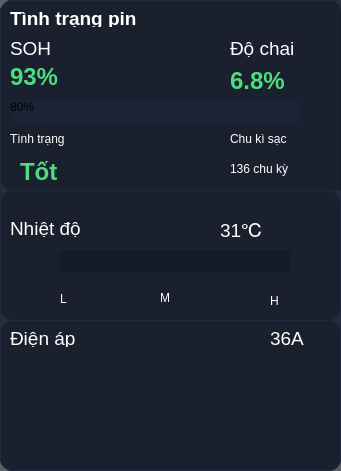
  <widget class="QFrame" name="frame_6">
   <property name="geometry">
    <rect>
     <x>690</x>
     <y>60</y>
     <width>341</width>
     <height>471</height>
    </rect>
   </property>
   <property name="styleSheet">
    <string notr="true">QFrame {
    background-color: rgba(20, 26, 38, 0.7); /* Màu xanh đen trong suốt */
    border: 1px solid #1f2a3a; /* Viền xanh sáng mờ */
    border-radius: 12px; /* Bo góc mềm mại */
}</string>
   </property>
   <property name="frameShape">
    <enum>QFrame::StyledPanel</enum>
   </property>
   <property name="frameShadow">
    <enum>QFrame::Raised</enum>
   </property>
   <widget class="QFrame" name="frame_10">
    <property name="geometry">
     <rect>
      <x>0</x>
      <y>320</y>
      <width>341</width>
      <height>151</height>
     </rect>
    </property>
    <property name="styleSheet">
     <string notr="true">QFrame {
    background-color: rgba(20, 26, 38, 0.7); /* Màu xanh đen trong suốt */
    border: 1px solid #1f2a3a; /* Viền xanh sáng mờ */
    border-radius: 12px; /* Bo góc mềm mại */
}
/* Phép thuật biến hóa toàn bộ chữ trong khung */
QLabel {
    background-color: transparent;
    border: none;
    color: #ffffff; /* Đặt màu trắng làm mặc định cho các chữ */
}</string>
    </property>
    <property name="frameShape">
     <enum>QFrame::StyledPanel</enum>
    </property>
    <property name="frameShadow">
     <enum>QFrame::Raised</enum>
    </property>
    <widget class="QLabel" name="label_22">
     <property name="geometry">
      <rect>
       <x>10</x>
       <y>10</y>
       <width>121</width>
       <height>17</height>
      </rect>
     </property>
     <property name="font">
      <font>
       <pointsize>14</pointsize>
      </font>
     </property>
     <property name="text">
      <string>Điện áp</string>
     </property>
    </widget>
    <widget class="QLabel" name="txt_total_volt">
     <property name="geometry">
      <rect>
       <x>270</x>
       <y>10</y>
       <width>51</width>
       <height>17</height>
      </rect>
     </property>
     <property name="font">
      <font>
       <pointsize>14</pointsize>
      </font>
     </property>
     <property name="text">
      <string>36A</string>
     </property>
    </widget>
    <widget class="QWidget" name="chart_voltage" native="true">
     <property name="geometry">
      <rect>
       <x>10</x>
       <y>40</y>
       <width>311</width>
       <height>101</height>
      </rect>
     </property>
    </widget>
   </widget>
   <widget class="QFrame" name="frame_11">
    <property name="geometry">
     <rect>
      <x>0</x>
      <y>0</y>
      <width>350</width>
      <height>191</height>
     </rect>
    </property>
    <property name="styleSheet">
     <string notr="true">QFrame {
    background-color: rgba(20, 26, 38, 0.7); /* Màu xanh đen trong suốt */
    border: 1px solid #1f2a3a; /* Viền xanh sáng mờ */
    border-radius: 12px; /* Bo góc mềm mại */
}
/* Phép thuật biến hóa toàn bộ chữ trong khung */
QLabel {
    background-color: transparent;
    border: none;
    color: #ffffff; /* Đặt màu trắng làm mặc định cho các chữ */
}</string>
    </property>
    <property name="frameShape">
     <enum>QFrame::StyledPanel</enum>
    </property>
    <property name="frameShadow">
     <enum>QFrame::Raised</enum>
    </property>
    <widget class="QLabel" name="label_24">
     <property name="geometry">
      <rect>
       <x>10</x>
       <y>10</y>
       <width>141</width>
       <height>17</height>
      </rect>
     </property>
     <property name="font">
      <font>
       <pointsize>14</pointsize>
       <weight>75</weight>
       <italic>false</italic>
       <bold>true</bold>
       <underline>false</underline>
       <strikeout>false</strikeout>
      </font>
     </property>
     <property name="text">
      <string>Tình trạng pin</string>
     </property>
    </widget>
    <widget class="QLabel" name="label_25">
     <property name="geometry">
      <rect>
       <x>10</x>
       <y>40</y>
       <width>67</width>
       <height>17</height>
      </rect>
     </property>
     <property name="font">
      <font>
       <pointsize>14</pointsize>
      </font>
     </property>
     <property name="text">
      <string>SOH</string>
     </property>
    </widget>
    <widget class="QLabel" name="label_26">
     <property name="geometry">
      <rect>
       <x>230</x>
       <y>40</y>
       <width>81</width>
       <height>17</height>
      </rect>
     </property>
     <property name="font">
      <font>
       <pointsize>14</pointsize>
      </font>
     </property>
     <property name="text">
      <string>Độ chai</string>
     </property>
    </widget>
    <widget class="QProgressBar" name="bar_soh_total">
     <property name="geometry">
      <rect>
       <x>10</x>
       <y>100</y>
       <width>291</width>
       <height>23</height>
      </rect>
     </property>
     <property name="styleSheet">
      <string notr="true">/* Rãnh pin (Phần nền chưa sạc) */
QProgressBar {
    background-color: #1a2436; /* Xanh đen tối màu, chìm vào nền */
    border: none;
    border-radius: 2px;
}

/* Lõi pin (Phần dung lượng phát sáng) */
QProgressBar::chunk {
    /* Dải gradient chuyển từ màu xanh lá đậm sang xanh lá dạ quang (Neon) */
    background-color: qlineargradient(x1:0, y1:0, x2:1, y2:0, 
        stop:0 #22c55e, 
        stop:1 #4ade80);
    border-radius: 2px;
}</string>
     </property>
     <property name="value">
      <number>80</number>
     </property>
    </widget>
    <widget class="QLabel" name="txt_soh_total">
     <property name="geometry">
      <rect>
       <x>10</x>
       <y>66</y>
       <width>67</width>
       <height>21</height>
      </rect>
     </property>
     <property name="font">
      <font>
       <pointsize>-1</pointsize>
       <weight>75</weight>
       <bold>true</bold>
      </font>
     </property>
     <property name="styleSheet">
      <string notr="true">QLabel {
    color: #4ade80; /* Màu xanh lá dạ quang rực rỡ */
    background-color: transparent; /* Tẩy viền/nền xám */
    font-weight: bold;
    font-size: 24px; /* Phóng to số lên nếu cần */
}</string>
     </property>
     <property name="text">
      <string>93%</string>
     </property>
     <property name="wordWrap">
      <bool>false</bool>
     </property>
    </widget>
    <widget class="QLabel" name="txt_degradation">
     <property name="geometry">
      <rect>
       <x>230</x>
       <y>70</y>
       <width>71</width>
       <height>21</height>
      </rect>
     </property>
     <property name="font">
      <font>
       <pointsize>-1</pointsize>
       <weight>75</weight>
       <bold>true</bold>
      </font>
     </property>
     <property name="styleSheet">
      <string notr="true">QLabel {
    color: #4ade80; /* Màu xanh lá dạ quang rực rỡ */
    background-color: transparent; /* Tẩy viền/nền xám */
    font-weight: bold;
    font-size: 24px; /* Phóng to số lên nếu cần */
}</string>
     </property>
     <property name="text">
      <string>6.8%</string>
     </property>
    </widget>
    <widget class="QLabel" name="label_29">
     <property name="geometry">
      <rect>
       <x>10</x>
       <y>130</y>
       <width>81</width>
       <height>17</height>
      </rect>
     </property>
     <property name="text">
      <string>Tình trạng</string>
     </property>
    </widget>
    <widget class="QLabel" name="label_30">
     <property name="geometry">
      <rect>
       <x>230</x>
       <y>130</y>
       <width>81</width>
       <height>17</height>
      </rect>
     </property>
     <property name="text">
      <string>Chu kì sạc</string>
     </property>
    </widget>
    <widget class="QLabel" name="label_31">
     <property name="geometry">
      <rect>
       <x>20</x>
       <y>156</y>
       <width>61</width>
       <height>31</height>
      </rect>
     </property>
     <property name="styleSheet">
      <string notr="true">QLabel {
    color: #4ade80; /* Màu xanh lá dạ quang rực rỡ */
    background-color: transparent; /* Tẩy viền/nền xám */
    font-weight: bold;
    font-size: 24px; /* Phóng to số lên nếu cần */
}</string>
     </property>
     <property name="text">
      <string>Tốt</string>
     </property>
    </widget>
    <widget class="QLabel" name="label_32">
     <property name="geometry">
      <rect>
       <x>230</x>
       <y>160</y>
       <width>91</width>
       <height>17</height>
      </rect>
     </property>
     <property name="text">
      <string>136 chu kỳ</string>
     </property>
    </widget>
   </widget>
   <widget class="QFrame" name="frame_12">
    <property name="geometry">
     <rect>
      <x>0</x>
      <y>190</y>
      <width>341</width>
      <height>131</height>
     </rect>
    </property>
    <property name="styleSheet">
     <string notr="true">QFrame {
    background-color: rgba(20, 26, 38, 0.7); /* Màu xanh đen trong suốt */
    border: 1px solid #1f2a3a; /* Viền xanh sáng mờ */
    border-radius: 12px; /* Bo góc mềm mại */
}
/* Phép thuật biến hóa toàn bộ chữ trong khung */
QLabel {
    background-color: transparent;
    border: none;
    color: #ffffff; /* Đặt màu trắng làm mặc định cho các chữ */
}</string>
    </property>
    <property name="frameShape">
     <enum>QFrame::StyledPanel</enum>
    </property>
    <property name="frameShadow">
     <enum>QFrame::Raised</enum>
    </property>
    <widget class="QProgressBar" name="bar_temperature">
     <property name="geometry">
      <rect>
       <x>60</x>
       <y>60</y>
       <width>231</width>
       <height>23</height>
      </rect>
     </property>
     <property name="styleSheet">
      <string notr="true">/* Thiết lập cái rãnh (nền) của thanh pin */
QProgressBar {
    background-color: #131c2b; /* Màu xanh đen rất sâu, tệp với nền */
    border: none; /* Xóa viền hoàn toàn */
    border-radius: 4px; /* Bo góc nhẹ */
    text-align: center;
    color: transparent; /* Giấu số % đi */
}

/* Thiết lập phần lõi pin (Chunk) đang chạy */
QProgressBar::chunk {
    /* Chuyển màu từ Cyan (xanh ngọc) sang Lime (xanh lá sáng) */
    background-color: qlineargradient(x1:0, y1:0, x2:1, y2:0, 
        stop:0 #0dcaf0, 
        stop:1 #8cc63f);
    border-radius: 4px;
}</string>
     </property>
     <property name="value">
      <number>80</number>
     </property>
    </widget>
    <widget class="QLabel" name="label_33">
     <property name="geometry">
      <rect>
       <x>10</x>
       <y>30</y>
       <width>91</width>
       <height>17</height>
      </rect>
     </property>
     <property name="font">
      <font>
       <pointsize>14</pointsize>
      </font>
     </property>
     <property name="text">
      <string>Nhiệt độ</string>
     </property>
    </widget>
    <widget class="QLabel" name="label_34">
     <property name="geometry">
      <rect>
       <x>60</x>
       <y>100</y>
       <width>21</width>
       <height>17</height>
      </rect>
     </property>
     <property name="text">
      <string>L</string>
     </property>
    </widget>
    <widget class="QLabel" name="label_35">
     <property name="geometry">
      <rect>
       <x>160</x>
       <y>100</y>
       <width>21</width>
       <height>16</height>
      </rect>
     </property>
     <property name="text">
      <string>M</string>
     </property>
    </widget>
    <widget class="QLabel" name="label_36">
     <property name="geometry">
      <rect>
       <x>270</x>
       <y>100</y>
       <width>51</width>
       <height>21</height>
      </rect>
     </property>
     <property name="text">
      <string>H</string>
     </property>
    </widget>
    <widget class="QLabel" name="label_37">
     <property name="geometry">
      <rect>
       <x>30</x>
       <y>60</y>
       <width>21</width>
       <height>21</height>
      </rect>
     </property>
     <property name="text">
      <string/>
     </property>
     <property name="pixmap">
      <pixmap>Gui-png/thermometer_24dp_FFFFFF_FILL0_wght400_GRAD0_opsz24.png</pixmap>
     </property>
    </widget>
    <widget class="QLabel" name="txt_temperature">
     <property name="geometry">
      <rect>
       <x>220</x>
       <y>30</y>
       <width>67</width>
       <height>17</height>
      </rect>
     </property>
     <property name="font">
      <font>
       <pointsize>14</pointsize>
      </font>
     </property>
     <property name="text">
      <string>31℃</string>
     </property>
    </widget>
   </widget>
  </widget>
